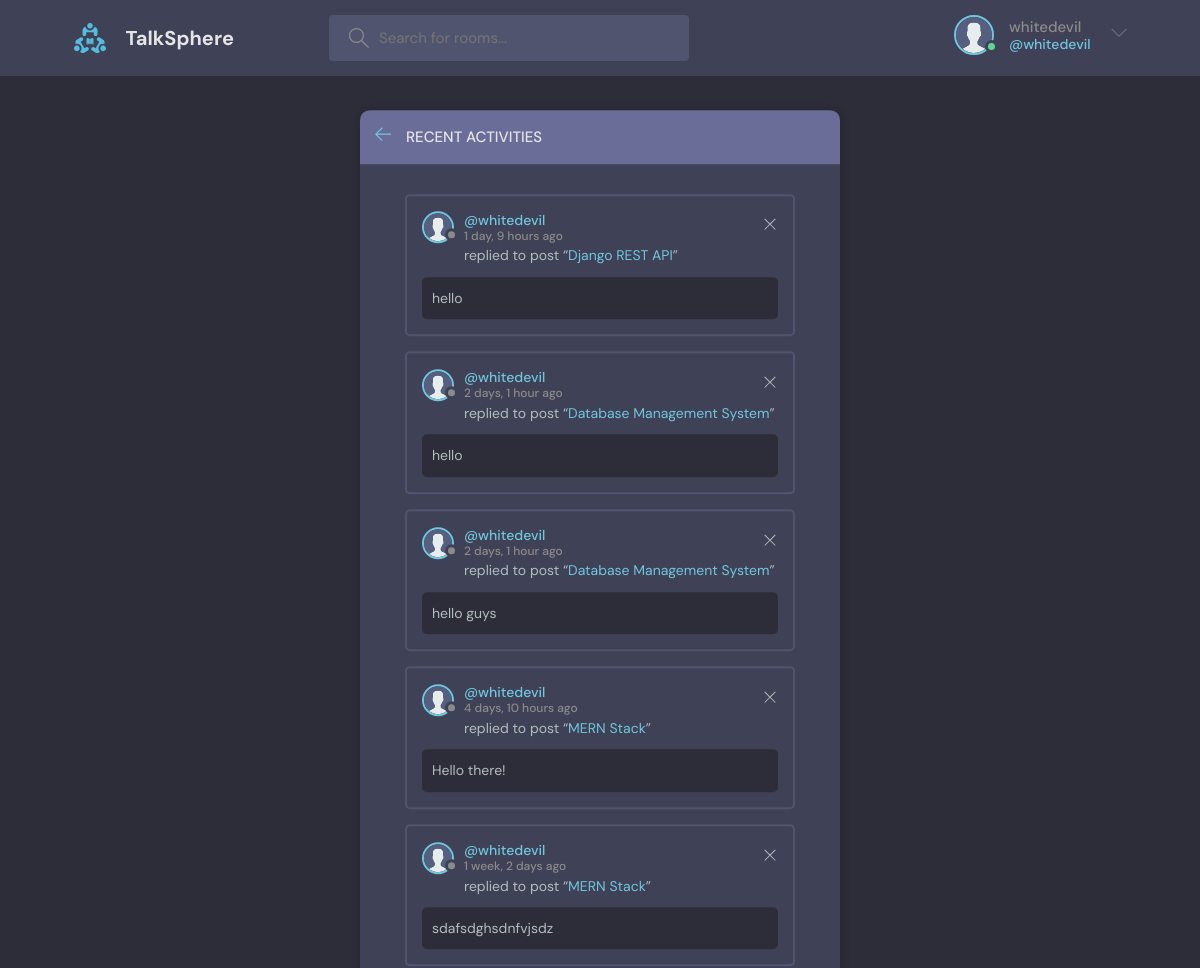
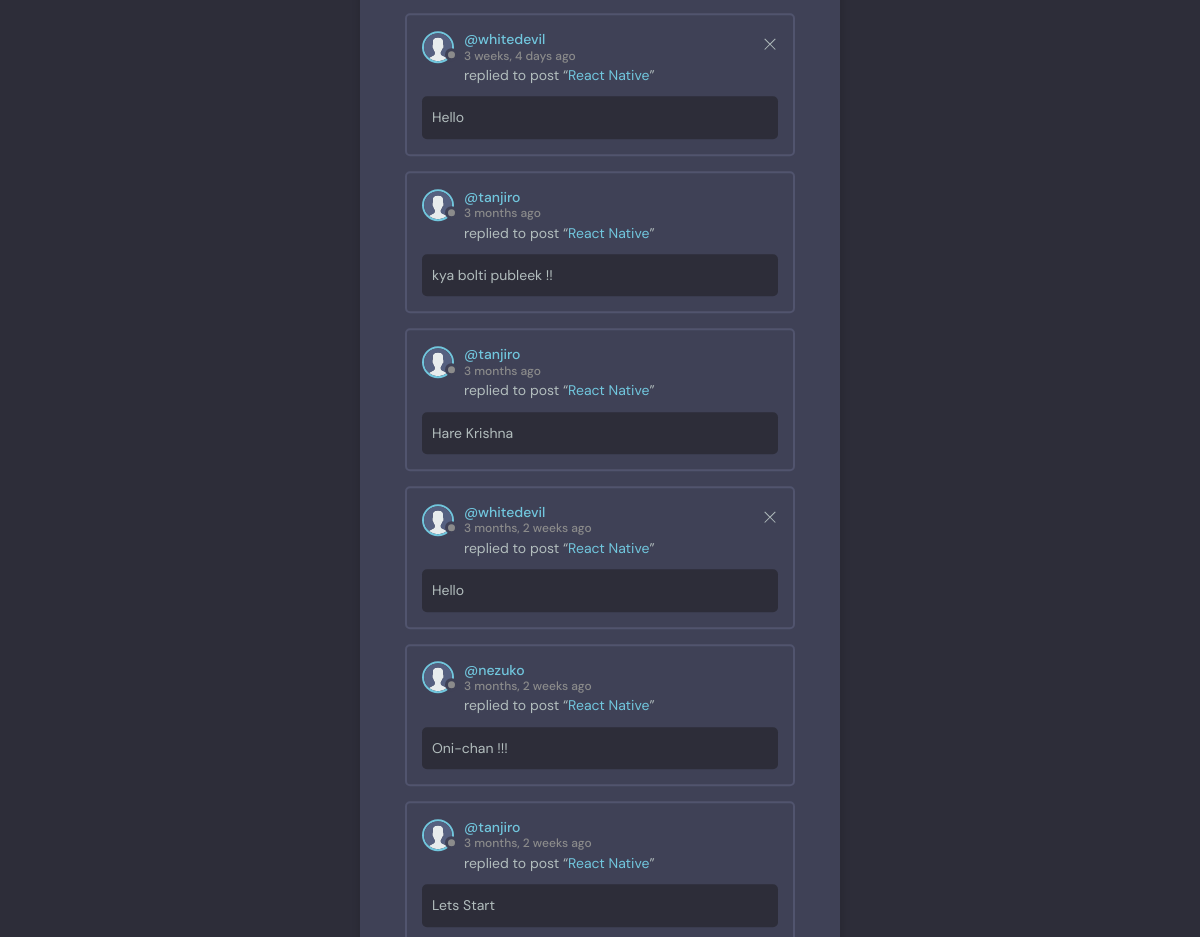
Screenshot of /activity/ (signed in) with the database file from the repository (2 pictures, top to bottom).
### base/models.py (models this page shows, shortened)
class Message(models.Model):
    user = models.ForeignKey(User, on_delete=models.CASCADE, default=1)
    room = models.ForeignKey(Room, on_delete=models.CASCADE)
    body = models.TextField()
    updated = models.DateTimeField(auto_now=True)
    created = models.DateTimeField(auto_now_add=True)
    class Meta:
        ordering = ['-updated', '-created']

class Room(models.Model):
    host = models.ForeignKey(User, on_delete=models.SET_NULL, null=True)
    topic = models.ForeignKey(Topic, on_delete=models.SET_NULL, null=True)
    name = models.CharField(max_length=200)
    description = models.TextField(null=True, blank=True)
    participants = models.ManyToManyField(User,related_name='participants', blank=True)
    updated = models.DateTimeField(auto_now=True)
    created = models.DateTimeField(auto_now_add=True)
    class Meta:
        ordering = ['-updated', '-created']
    def __str__(self):
        return self.name

### base/views.py (the view)
# urls.py: path("activity/",views.activityPage, name="activity"),
def activityPage(request):
    room_messages = Message.objects.all()
    return render(request, 'base/activity.html', {'room_messages':room_messages})

### base/templates/base/activity.html
{% extends 'main.html' %}
{% block content %}
{% load static %}
<main class="layout">
  <div class="container">
    <div class="layout__box">
      <div class="layout__boxHeader">
        <div class="layout__boxTitle">
          <a href="{% url 'home' %}">
            <svg version="1.1" xmlns="http://www.w3.org/2000/svg" width="32" height="32" viewBox="0 0 32 32">
              <title>arrow-left</title>
              <path
                d="M13.723 2.286l-13.723 13.714 13.719 13.714 1.616-1.611-10.96-10.96h27.625v-2.286h-27.625l10.965-10.965-1.616-1.607z"
              ></path>
            </svg>
          </a>
          <h3>Recent Activities</h3>
        </div>
      </div>
      <div class="activities-page layout__body">
        {% for message in room_messages %}
    <div class="activities__box">
      <div class="activities__boxHeader roomListRoom__header">
        <a href="{% url 'user-profile' message.user.id %}" class="roomListRoom__author">
          <div class="avatar avatar--small">
            <img src="{% static 'images/avatar.svg' %}" />
          </div>
          <p>
            @{{message.user}}
            <span>{{message.created|timesince}} ago</span>
          </p>
        </a>
        {% if request.user == message.user %}
        <div class="roomListRoom__actions">
          <a href="{% url 'delete-message' message.id %}">
            <svg version="1.1" xmlns="http://www.w3.org/2000/svg" width="32" height="32" viewBox="0 0 32 32">
              <title>remove</title>
              <path
                d="M27.314 6.019l-1.333-1.333-9.98 9.981-9.981-9.981-1.333 1.333 9.981 9.981-9.981 9.98 1.333 1.333 9.981-9.98 9.98 9.98 1.333-1.333-9.98-9.98 9.98-9.981z"
              ></path>
            </svg>
          </a>
        </div>
        {% endif %}
      </div>
      <div class="activities__boxContent">
        <p>replied to post “<a href="{% url 'room' message.room.id %}">{{message.room}}</a>”</p>
        <div class="activities__boxRoomContent">
          {{message.body}}
        </div>
      </div>
    </div>
    {% endfor %}
      </div>
    </div>
  </div>
</main>
{% endblock content %}

### templates/navbar.html (shortened to what this page needs)
{% load static %}
<header class="header header--loggedIn">
    <div class="container">
      <a href="{% url 'home' %}" class="header__logo">
        <img src="{% static 'images/logo.svg' %}" />
        <h1>TalkSphere</h1>
      </a>
      <form class="header__search" method="GET" action="{% url 'home' %}">
        <label>
          <input name="q" placeholder="Search for rooms..." />
        </label>
      </form>
      <nav class="header__menu">
        {% if request.user.is_authenticated %}
        <div class="header__user">
          <a href="{% url 'update-user' %}">
            <div class="avatar avatar--medium active">
              <img src="{% static 'images/avatar.svg' %}" />
            </div>
            <p>{{ request.user.username }}<span>@{{request.user.username}}</span></p>
          </a>
          <button class="dropdown-button">
            <svg version="1.1" xmlns="http://www.w3.org/2000/svg" width="32" height="32" viewBox="0 0 32 32">
              <title>chevron-down</title>
              <path d="M16 21l-13-13h-3l16 16 16-16h-3l-13 13z"></path>
            </svg>
          </button>
        </div>
        {% else %}
        <a href="{% url 'login' %}">
          <img src="{% static 'images/avatar.svg' %}" />
          <p>Login</p>
        </a>
        {% endif %}
      </nav>
    </div>
  </header>

### rows the page displays
Message: user "whitedevil", created "1 day, 9 hours", room "Django REST API", body "hello"
Message: user "whitedevil", created "2 days, 1 hour", room "Database Management System", body "hello"
Message: user "whitedevil", created "2 days, 1 hour", room "Database Management System", body "hello guys"
Message: user "whitedevil", created "4 days, 10 hours", room "MERN Stack", body "Hello there!"
Message: user "whitedevil", created "1 week, 2 days", room "MERN Stack", body "sdafsdghsdnfvjsdz"
Message: user "whitedevil", created "3 weeks, 4 days", room "React Native", body "Hello"
Message: user "tanjiro", created "3 months", room "React Native", body "kya bolti publeek !!"
Message: user "tanjiro", created "3 months", room "React Native", body "Hare Krishna"
Message: user "whitedevil", created "3 months, 2 weeks", room "React Native", body "Hello"
Message: user "nezuko", created "3 months, 2 weeks", room "React Native", body "Oni-chan !!!"
Message: user "tanjiro", created "3 months, 2 weeks", room "React Native", body "Lets Start"

### other values shown
{{ request.user.username }} "whitedevil"
